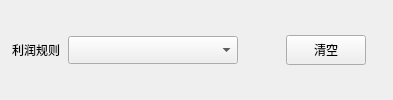
     <widget class="QFrame" name="bottomSection">
      <property name="section">
       <bool>true</bool>
      </property>
      <layout class="QHBoxLayout" name="bottomLayout">
       <property name="spacing">
        <number>8</number>
       </property>
       <property name="leftMargin">
        <number>12</number>
       </property>
       <property name="topMargin">
        <number>7</number>
       </property>
       <property name="rightMargin">
        <number>12</number>
       </property>
       <property name="bottomMargin">
        <number>7</number>
       </property>
       <item>
        <widget class="QLabel" name="lblProfitRule">
         <property name="text">
          <string>利润规则</string>
         </property>
         <property name="title">
          <bool>true</bool>
         </property>
        </widget>
       </item>
       <item>
        <widget class="QComboBox" name="cmbProfitRule">
         <property name="minimumSize">
          <size>
           <width>170</width>
           <height>28</height>
          </size>
         </property>
        </widget>
       </item>
       <item>
        <spacer name="bottomStretch">
         <property name="orientation">
          <enum>Qt::Horizontal</enum>
         </property>
         <property name="sizeHint">
          <size>
           <width>40</width>
           <height>1</height>
          </size>
         </property>
        </spacer>
       </item>
       <item>
        <widget class="QPushButton" name="btnClearAndNew">
         <property name="text">
          <string>清空</string>
         </property>
         <property name="minimumSize">
          <size>
           <width>72</width>
           <height>30</height>
          </size>
         </property>
        </widget>
       </item>
       <item>
        <widget class="QLabel" name="lblProfitConclusion">
         <property name="visible">
          <bool>false</bool>
         </property>
         <property name="text">
          <string />
         </property>
        </widget>
       </item>
      </layout>
     </widget>
